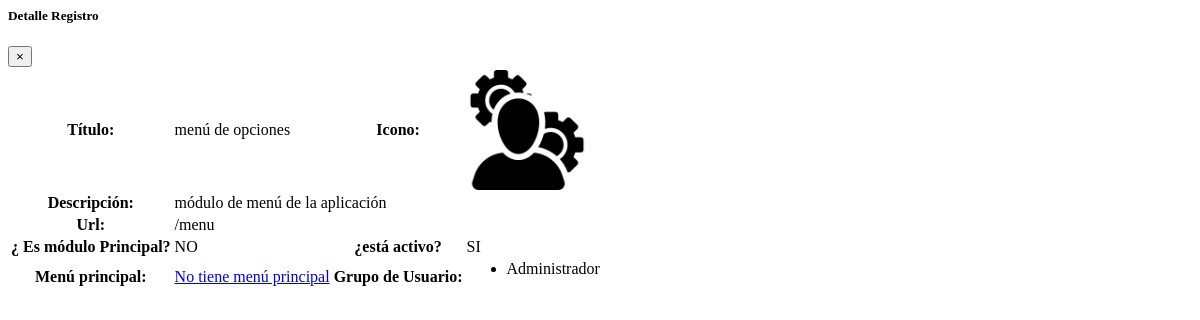
Page /menu/Detalle/1 (signed in) on the earlier database version.
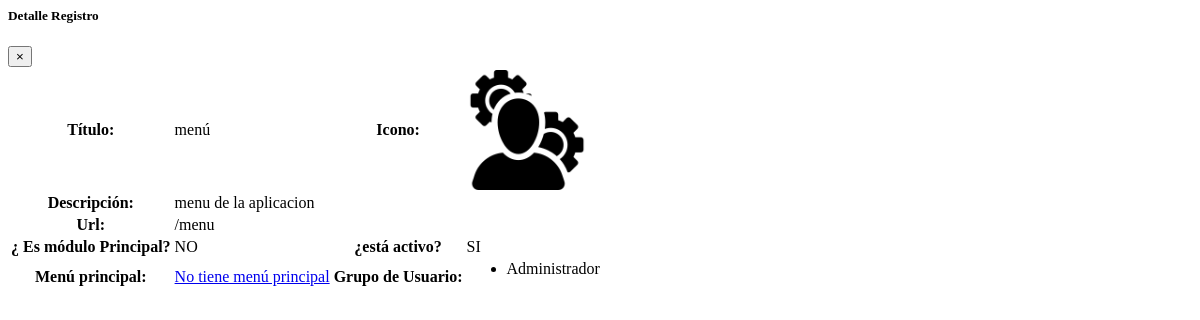
Same page on the later database version.
### covid/models.py (models this page shows, shortened)
class ModeloBase(models.Model):
    class Meta:
        abstract = True
    """Model definition for ModeloBase."""
    fecha_creacion = models.DateTimeField(verbose_name='Fecha creación',auto_now_add=True)
    usuario_creacion = models.ForeignKey(settings.AUTH_USER_MODEL, verbose_name='Usuario Creación', related_name='+', blank=True, null=True,on_delete=models.PROTECT, editable=False)
    usuario_modificacion = models.ForeignKey(settings.AUTH_USER_MODEL, verbose_name='Usuario Modificación', related_name='+', blank=True, null=True,on_delete=models.PROTECT , editable=False)
    fecha_modificacion = models.DateTimeField(verbose_name='Fecha Modificación', auto_now=True)
    estado = models.BooleanField(default=True)

class Menu(ModeloBase):
    titulo = models.CharField(verbose_name='Título',max_length=200)
    descripcion = models.CharField( verbose_name='Descripciòn',max_length=200)
    icono = models.ImageField(verbose_name="icono", upload_to='icon/')
    url = models.CharField(verbose_name='Url', max_length=200)
    es_modulo_principal = models.BooleanField(default=False ,verbose_name='¿Es módulo principal?')
    principal = models.ForeignKey("self", null=True, blank=True, on_delete=models.CASCADE)
    grupo = models.ManyToManyField(Group, verbose_name='Grupos de usuario')
    activo = models.BooleanField(default=True)
    class Meta:
        verbose_name = 'Menu'
        verbose_name_plural = 'Menus'

### covid/views.py (the view)
# urls.py: path('menu/Detalle/<int:pk>', key.MenuDetailView.as_view(), name="menu_detalle") ,
class MenuDetailView(LoginRequiredMixin,PermissionRequiredMixin,DetailView):
    permission_required = 'covid.view_menu'
    model = Menu
    template_name = "menu/menu_detalle.html"

### templates/menu/menu_detalle.html (shortened to what this page needs)
<div class="modal-dialog modal-lg ">
    <div class="modal-content">
        <div class="modal-header">
            <h5 class="modal-title">Detalle Registro</h5>
            <button type="button" class="close" data-dismiss="modal" aria-label="Close">
                <span aria-hidden="true">&times;</span>
            </button>
        </div>
        <div class="modal-body">
            <table class="table table-bordered table-responsive-sm table-responsive-xl">
                <tbody>
                    <tr>
                        <th>Título:</th>
                        <td>{{object.titulo}}</td>
                        <th>Icono:</th>
                        <td>
                            {% if object.icono %}<img class="img-rounded " src="{{object.icono.url}}" width="120"
                                alt="Icono del menú">{% else %}<a href="#">No tiene icono</a> {% endif %}
                        </td>
                    </tr>
                    <tr>
                        <th>Descripción:</th>
                        <td colspan="3">{{object.descripcion}}</td>
                    </tr>
                    <tr>
                        <th>Url:</th>
                        <td colspan="3">{{object.url}}</td>
                    </tr>
                    <tr>
                        <th>¿ Es módulo Principal?</th>
                        <td>
                            {% if object.es_modulo_principal%}
                            <span class="badge badge-success">SI </span>
                            {% else %}
                            <span class="badge badge-danger">NO </span>
                            {% endif %}
                        </td>
                        <th>¿está activo?</th>
                        <td>
                            {% if object.activo%}
                            <span class="badge badge-success">SI</span>
                            {% else %}
                            <span class="badge badge-danger">NO </span>
                            {% endif %}
                        </td>
                    </tr>
                    <tr>
                        <th>Menú principal:</th>
                        <td> {% if object.principal %}{{object.principal}}{% else %}<a href="#">No tiene menú
                                principal</a> {% endif %}
                        </td>
                        <th>Grupo de Usuario:</th>
                        <td>
                            <ul>
                                {% for object in object.grupo.all%}
                                <li class="badge  badge-pill badge-info">
                                    {{object}}
                                </li>
                                {% endfor %}
                            </ul>
                        </td>
                    </tr>
                </tbody>
            </table>
        </div>
    </div>
</div>

Differences in the rows shown:
changed Menu "/menu": titulo "menú de opciones" → "menú"; descripcion "módulo de menú de la aplicación" → "menu de la aplicacion"
